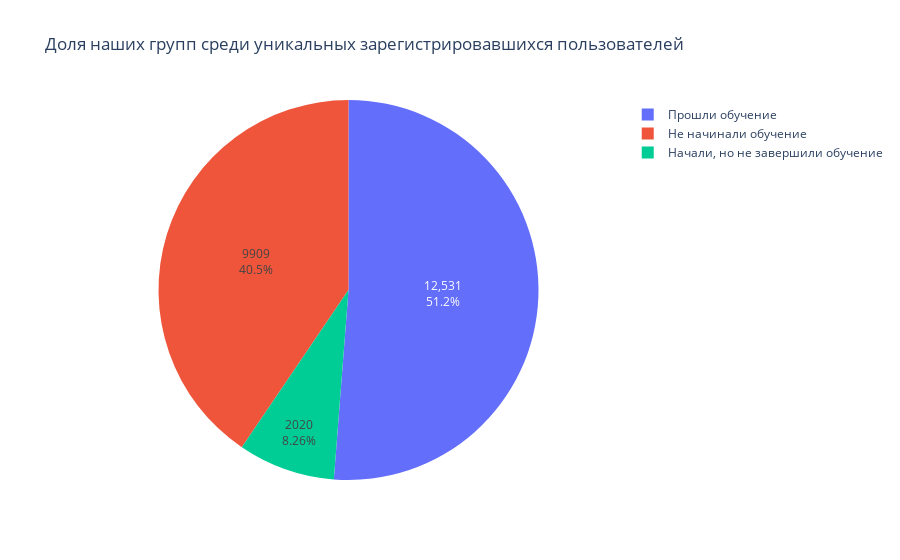

The notebook cell saved with this chart:
### Markdown cell above
Помним, что для удобства дали названия переменных для наших групп с индексами:  
- 1 окончивших обучение  
- 2 не начавших обучение  
- 3 начавших, но не окончивших обучение

### Code cell
#Построим доли наших групп среди всех уникальных пользователей:
data=go.Pie(labels = ['Прошли обучение', 'Начали, но не завершили обучение', 'Не начинали обучение'], 
            values = [len(set_finish_tutorial_users), len(set_started_not_finished_users), len(set_not_started_tutorial_users)])
layout=go.Layout(title = 'Доля наших групп среди уникальных зарегистрировавшихся пользователей')

fig=go.Figure(data, layout)
fig.update_traces(textposition='inside', textinfo='percent+value')
fig.update_layout(uniformtext_minsize=9, uniformtext_mode='hide')

fig.show()

### Figure 1 — Plotly figure (JSON) as saved in the notebook; plotly's stock layout.template omitted (floating-point values rounded to 4 significant figures)
{"data": [{"labels": ["Прошли обучение", "Начали, но не завершили обучение", "Не начинали обучение"], "textinfo": "percent+value", "textposition": "inside", "type": "pie", "values": [12531, 2020, 9909]}], "layout": {"title": {"text": "Доля наших групп среди уникальных зарегистрировавшихся пользователей"}, "uniformtext": {"minsize": 9, "mode": "hide"}}}
